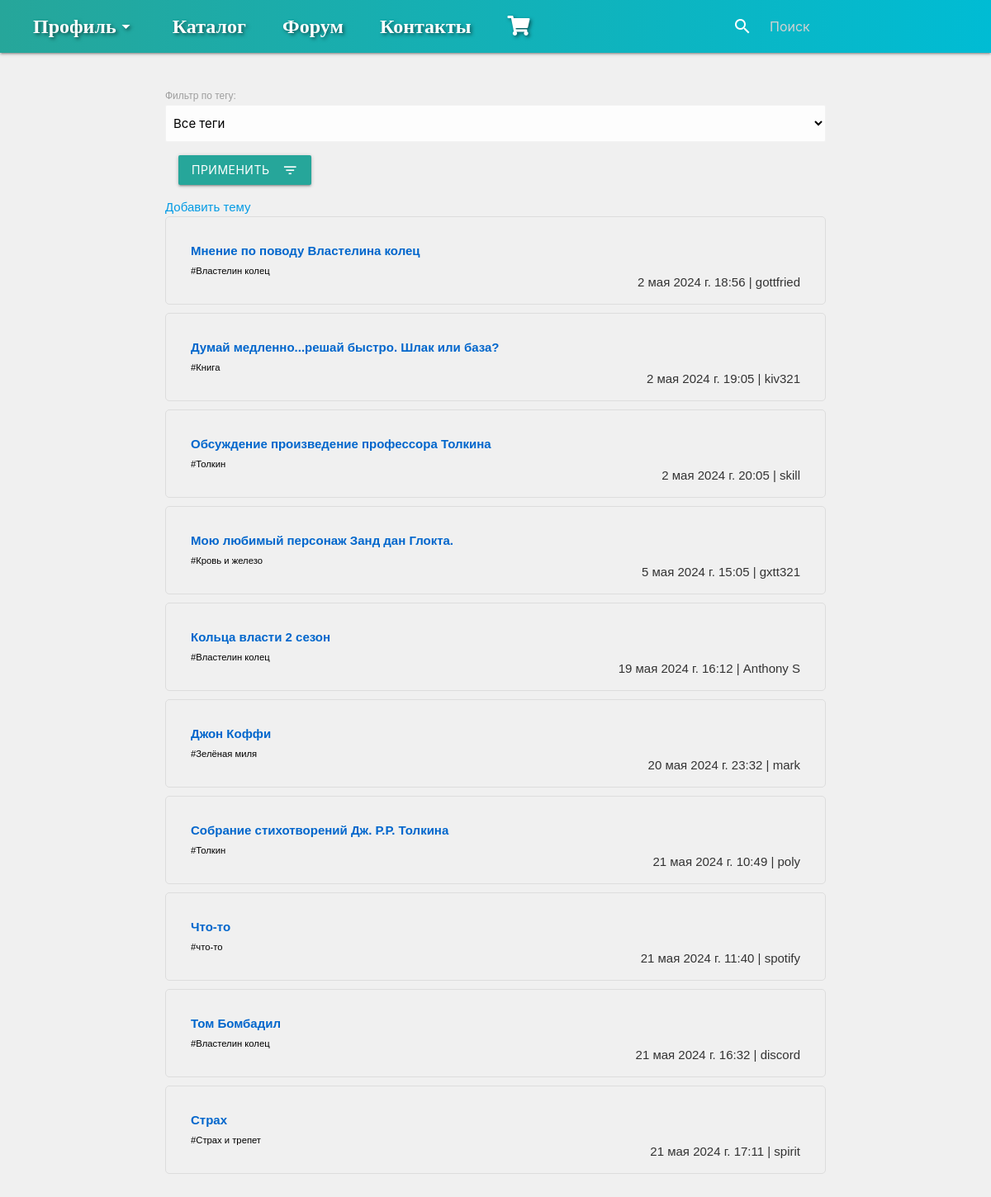
The page /forum/ on the database as committed earlier.
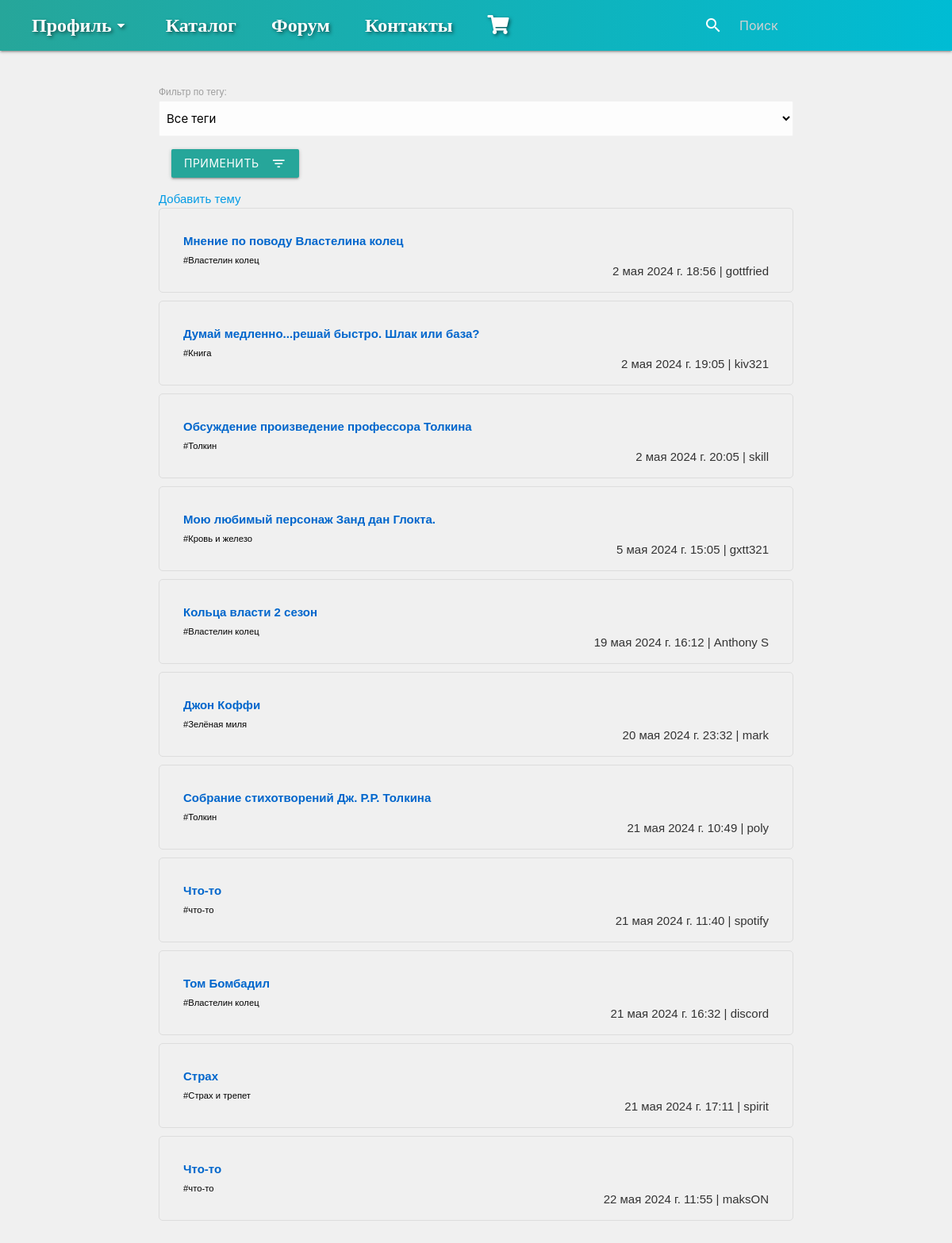
The same page on the database as committed later.
### shop_app/models.py (models this page shows, shortened)
class ForumTopic(models.Model):
    название = models.CharField(max_length=200)
    creator = models.ForeignKey(User, on_delete=models.CASCADE)
    created_at = models.DateTimeField(auto_now_add=True)
    тег = models.CharField(max_length=50)
    class Meta:
        verbose_name = 'Топик на форуме'
        verbose_name_plural = 'Топики на форуме'

### shop_app/views.py (the view)
# urls.py: path('forum/', forum_view, name='forum'),
def forum_view(request):
    topics = ForumTopic.objects.all()
    теги = ForumTopic.objects.values_list('тег', flat=True).distinct()
    тег_filter = request.GET.get('тег', '')
    return render(request, 'forum.html', {'topics': topics, 'теги': теги, 'тег_filter': тег_filter})

### shop_app/context_processors.py (called while the page is built)
def cart_count(request):
    cart_count = 0
    if request.user.is_authenticated:
        try:
            cart = Cart.objects.get(user=request.user)
            cart_count = cart.books.count()
        except Cart.DoesNotExist:
            pass
    return {'cart_count': cart_count}

### shop_app/templates/forum.html (shortened to what this page needs)
{% extends 'base.html' %}
{% block content %}
<div class="forum-container">
    <form method="get" action="{% url 'forum' %}" class="forum-filter-form">
        <label for="тег" class="forum-filter-label">Фильтр по тегу:</label>
        <select name="тег" id="тег" class="forum-filter-select" style="display: block;">
            <option value="" {% if not тег_filter %}selected{% endif %}>Все теги</option>
        </select>
        <button type="submit" class="btn waves-effect waves-light" style="margin: 2%;display: block; ">Применить<i class="material-icons right">filter_list</i></button>
    </form>
    <a href="{% url 'create_topic' %}" class="create-topic-button">Добавить тему</a>
    <div class="topics-list">
        {% for topic in topics %}
            {% if тег_filter and тег_filter == topic.тег or not тег_filter %}
                <div class="topic-item">
                    <a href="{% url 'topic_detail' topic_id=topic.id %}" class="topic-link">{{ topic.название }}</a><br>
                    <small style="color:black" >#{{ topic.тег }} </small>
                    <p style="float:right;">{{ topic.created_at }} | {{ topic.creator.username }}</p>
                </div>
            {% endif %}
        {% endfor %}
    </div>
</div>
{% endblock %}

Rows that differ between the two databases and show on the page:
added ForumTopic: название "Что-то", тег "что-то", created_at "22 мая 2024 г. 11:55", creator.username "maksON"
